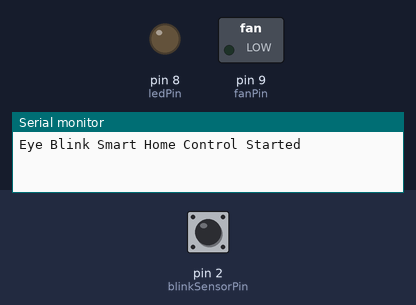
The sketch below on a simulated Arduino Uno, built with avr-gcc and run on an emulated ATmega328P. Parts: switched loads named in the sketch (green lamp = pin HIGH), output pins drawn as LEDs (lit = HIGH), the last lines printed to the serial monitor. Dashed ring = blinking. Inputs (shaded band) come from the test bench; at power-on: pin 2 (blinkSensorPin) HIGH.

Above: at 1.2 s.
1.3 s: pin 2 (blinkSensorPin) driven LOW
At 2.6 s:
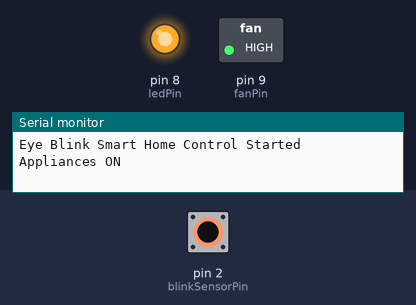
3.1 s: pin 2 (blinkSensorPin) pulsed HIGH 5 times (0.12 s each, 0.3 s apart)
At 3.75 s:
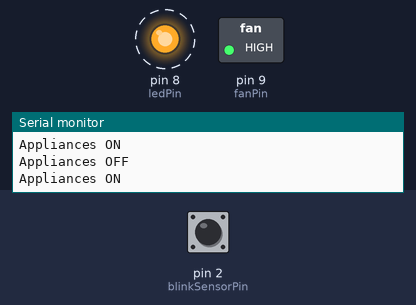
Timing chart, 0 to 6.1 s (numbered marks = the images above; inputs shaded):
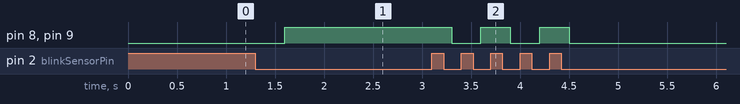

Measured:
- after the input at 1.3 s, pin 8 (ledPin), pin 9 (fanPin): LOW → HIGH after 0.30 s
- after the input at 3.1 s, pin 8 (ledPin), pin 9 (fanPin): alternates HIGH for 0.30 s and LOW for 0.30 s, 5 changes in all, then stays LOW, starting after 0.20 s

The sketch:

eye_blink_control.ino
```cpp
// Smart Home Control Using Eye Blink System
// Author: Ashwin Sharma
// Description: Controls LED and DC motor using eye blink detection

// Pin Definitions
const int blinkSensorPin = 2;   // IR eye blink sensor output
const int ledPin = 8;           // LED (simulated bulb)
const int fanPin = 9;           // DC motor (simulated fan)

// Variables
int lastBlinkState = HIGH;
unsigned long lastDebounceTime = 0;
const unsigned long debounceDelay = 300; // debounce time in ms
bool appliancesOn = false;

void setup() {
  pinMode(blinkSensorPin, INPUT);
  pinMode(ledPin, OUTPUT);
  pinMode(fanPin, OUTPUT);

  digitalWrite(ledPin, LOW);
  digitalWrite(fanPin, LOW);

  Serial.begin(9600);
  Serial.println("Eye Blink Smart Home Control Started");
}

void loop() {
  int currentBlinkState = digitalRead(blinkSensorPin);

  // Detect change in blink signal
  if (currentBlinkState != lastBlinkState) {
    lastDebounceTime = millis();
    lastBlinkState = currentBlinkState;
  }

  // Confirm blink after debounce delay
  if ((millis() - lastDebounceTime) > debounceDelay) {
    if (currentBlinkState == LOW) {
      toggleAppliances();

      // Wait until blink ends
      while (digitalRead(blinkSensorPin) == LOW);
      delay(200); // Prevent multiple triggers
    }
  }
}

void toggleAppliances() {
  appliancesOn = !appliancesOn;
  digitalWrite(ledPin, appliancesOn ? HIGH : LOW);
  digitalWrite(fanPin, appliancesOn ? HIGH : LOW);

  Serial.println(appliancesOn ? "Appliances ON" : "Appliances OFF");
}
```
